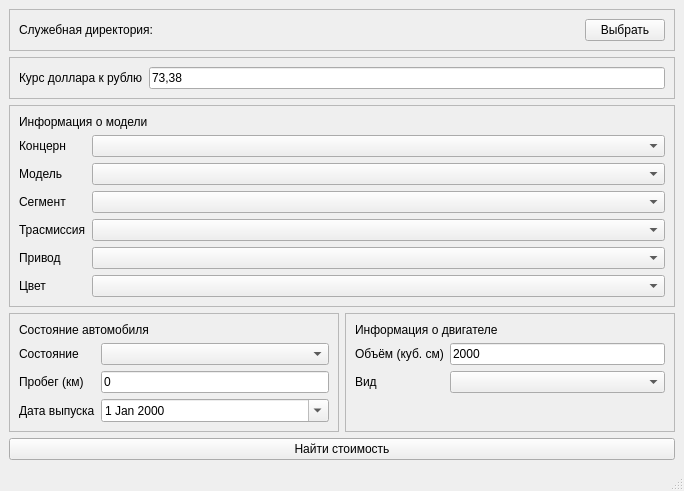
<?xml version="1.0" encoding="UTF-8"?>
<ui version="4.0">
 <class>MainWindow</class>
 <widget class="QMainWindow" name="MainWindow">
  <property name="geometry">
   <rect>
    <x>0</x>
    <y>0</y>
    <width>684</width>
    <height>461</height>
   </rect>
  </property>
  <property name="windowTitle">
   <string>Прогнозирование стоимости автомобиля</string>
  </property>
  <widget class="QWidget" name="centralwidget">
   <layout class="QGridLayout" name="gridLayout">
    <item row="0" column="0" colspan="2">
     <widget class="QFrame" name="frame_4">
      <property name="sizePolicy">
       <sizepolicy hsizetype="Preferred" vsizetype="Fixed">
        <horstretch>0</horstretch>
        <verstretch>0</verstretch>
       </sizepolicy>
      </property>
      <property name="frameShape">
       <enum>QFrame::StyledPanel</enum>
      </property>
      <property name="frameShadow">
       <enum>QFrame::Plain</enum>
      </property>
      <layout class="QHBoxLayout" name="horizontalLayout">
       <item>
        <widget class="QLabel" name="label_15">
         <property name="sizePolicy">
          <sizepolicy hsizetype="Fixed" vsizetype="Preferred">
           <horstretch>0</horstretch>
           <verstretch>0</verstretch>
          </sizepolicy>
         </property>
         <property name="text">
          <string>Служебная директория:</string>
         </property>
        </widget>
       </item>
       <item>
        <widget class="QLabel" name="label_directory">
         <property name="text">
          <string/>
         </property>
        </widget>
       </item>
       <item>
        <widget class="QPushButton" name="pushButton_directory">
         <property name="sizePolicy">
          <sizepolicy hsizetype="Fixed" vsizetype="Fixed">
           <horstretch>0</horstretch>
           <verstretch>0</verstretch>
          </sizepolicy>
         </property>
         <property name="minimumSize">
          <size>
           <width>0</width>
           <height>0</height>
          </size>
         </property>
         <property name="text">
          <string>Выбрать</string>
         </property>
        </widget>
       </item>
      </layout>
     </widget>
    </item>
    <item row="2" column="0" colspan="2">
     <widget class="QFrame" name="frame">
      <property name="frameShape">
       <enum>QFrame::StyledPanel</enum>
      </property>
      <property name="frameShadow">
       <enum>QFrame::Plain</enum>
      </property>
      <layout class="QFormLayout" name="formLayout">
       <item row="1" column="0">
        <widget class="QLabel" name="label">
         <property name="text">
          <string>Концерн</string>
         </property>
        </widget>
       </item>
       <item row="1" column="1">
        <widget class="QComboBox" name="comboBox_make"/>
       </item>
       <item row="2" column="0">
        <widget class="QLabel" name="label_2">
         <property name="text">
          <string>Модель</string>
         </property>
        </widget>
       </item>
       <item row="2" column="1">
        <widget class="QComboBox" name="comboBox_model"/>
       </item>
       <item row="3" column="0">
        <widget class="QLabel" name="label_3">
         <property name="text">
          <string>Сегмент</string>
         </property>
        </widget>
       </item>
       <item row="3" column="1">
        <widget class="QComboBox" name="comboBox_segment"/>
       </item>
       <item row="4" column="0">
        <widget class="QLabel" name="label_4">
         <property name="text">
          <string>Трасмиссия</string>
         </property>
        </widget>
       </item>
       <item row="4" column="1">
        <widget class="QComboBox" name="comboBox_transmission"/>
       </item>
       <item row="5" column="0">
        <widget class="QLabel" name="label_5">
         <property name="text">
          <string>Привод</string>
         </property>
        </widget>
       </item>
       <item row="5" column="1">
        <widget class="QComboBox" name="comboBox_drive_unit"/>
       </item>
       <item row="6" column="0">
        <widget class="QLabel" name="label_6">
         <property name="text">
          <string>Цвет</string>
         </property>
        </widget>
       </item>
       <item row="6" column="1">
        <widget class="QComboBox" name="comboBox_color"/>
       </item>
       <item row="0" column="0" colspan="2">
        <widget class="QLabel" name="label_12">
         <property name="sizePolicy">
          <sizepolicy hsizetype="Preferred" vsizetype="Fixed">
           <horstretch>0</horstretch>
           <verstretch>0</verstretch>
          </sizepolicy>
         </property>
         <property name="text">
          <string>Информация о модели</string>
         </property>
        </widget>
       </item>
      </layout>
     </widget>
    </item>
    <item row="3" column="1">
     <widget class="QFrame" name="frame_3">
      <property name="frameShape">
       <enum>QFrame::StyledPanel</enum>
      </property>
      <property name="frameShadow">
       <enum>QFrame::Plain</enum>
      </property>
      <layout class="QGridLayout" name="gridLayout_3">
       <item row="0" column="0" colspan="2">
        <widget class="QLabel" name="label_14">
         <property name="sizePolicy">
          <sizepolicy hsizetype="Preferred" vsizetype="Fixed">
           <horstretch>0</horstretch>
           <verstretch>0</verstretch>
          </sizepolicy>
         </property>
         <property name="text">
          <string>Информация о двигателе</string>
         </property>
        </widget>
       </item>
       <item row="2" column="1">
        <widget class="QLineEdit" name="lineEdit_volume">
         <property name="text">
          <string>2000</string>
         </property>
        </widget>
       </item>
       <item row="3" column="1">
        <widget class="QComboBox" name="comboBox_fuel_type"/>
       </item>
       <item row="2" column="0">
        <widget class="QLabel" name="label_10">
         <property name="text">
          <string>Объём (куб. см)</string>
         </property>
        </widget>
       </item>
       <item row="3" column="0">
        <widget class="QLabel" name="label_11">
         <property name="text">
          <string>Вид</string>
         </property>
        </widget>
       </item>
       <item row="4" column="0" colspan="2">
        <spacer name="verticalSpacer">
         <property name="orientation">
          <enum>Qt::Vertical</enum>
         </property>
         <property name="sizeType">
          <enum>QSizePolicy::Preferred</enum>
         </property>
         <property name="sizeHint" stdset="0">
          <size>
           <width>20</width>
           <height>40</height>
          </size>
         </property>
        </spacer>
       </item>
      </layout>
     </widget>
    </item>
    <item row="4" column="0" colspan="2">
     <widget class="QPushButton" name="pushButton_calc">
      <property name="text">
       <string>Найти стоимость</string>
      </property>
     </widget>
    </item>
    <item row="3" column="0">
     <widget class="QFrame" name="frame_2">
      <property name="frameShape">
       <enum>QFrame::StyledPanel</enum>
      </property>
      <property name="frameShadow">
       <enum>QFrame::Plain</enum>
      </property>
      <layout class="QGridLayout" name="gridLayout_2">
       <item row="3" column="0">
        <widget class="QLabel" name="label_9">
         <property name="text">
          <string>Дата выпуска</string>
         </property>
        </widget>
       </item>
       <item row="1" column="0">
        <widget class="QLabel" name="label_7">
         <property name="text">
          <string>Состояние</string>
         </property>
        </widget>
       </item>
       <item row="1" column="1">
        <widget class="QComboBox" name="comboBox_condition"/>
       </item>
       <item row="2" column="1">
        <widget class="QLineEdit" name="lineEdit_mileage">
         <property name="text">
          <string>0</string>
         </property>
        </widget>
       </item>
       <item row="0" column="0" colspan="2">
        <widget class="QLabel" name="label_13">
         <property name="sizePolicy">
          <sizepolicy hsizetype="Preferred" vsizetype="Fixed">
           <horstretch>0</horstretch>
           <verstretch>0</verstretch>
          </sizepolicy>
         </property>
         <property name="text">
          <string>Состояние автомобиля</string>
         </property>
        </widget>
       </item>
       <item row="2" column="0">
        <widget class="QLabel" name="label_8">
         <property name="text">
          <string>Пробег (км)</string>
         </property>
        </widget>
       </item>
       <item row="3" column="1">
        <widget class="QDateEdit" name="dateEdit_year">
         <property name="currentSection">
          <enum>QDateTimeEdit::YearSection</enum>
         </property>
         <property name="calendarPopup">
          <bool>true</bool>
         </property>
        </widget>
       </item>
      </layout>
     </widget>
    </item>
    <item row="1" column="0" colspan="2">
     <widget class="QFrame" name="frame_5">
      <property name="sizePolicy">
       <sizepolicy hsizetype="Preferred" vsizetype="Preferred">
        <horstretch>0</horstretch>
        <verstretch>0</verstretch>
       </sizepolicy>
      </property>
      <property name="frameShape">
       <enum>QFrame::StyledPanel</enum>
      </property>
      <property name="frameShadow">
       <enum>QFrame::Plain</enum>
      </property>
      <layout class="QHBoxLayout" name="horizontalLayout_2">
       <item>
        <widget class="QLabel" name="label_16">
         <property name="text">
          <string>Курс доллара к рублю</string>
         </property>
        </widget>
       </item>
       <item>
        <widget class="QLineEdit" name="lineEdit_dollar_to_ruble">
         <property name="sizePolicy">
          <sizepolicy hsizetype="Expanding" vsizetype="Fixed">
           <horstretch>0</horstretch>
           <verstretch>0</verstretch>
          </sizepolicy>
         </property>
         <property name="text">
          <string>73,38</string>
         </property>
        </widget>
       </item>
      </layout>
     </widget>
    </item>
   </layout>
  </widget>
  <widget class="QStatusBar" name="statusbar"/>
 </widget>
 <resources/>
 <connections/>
</ui>
